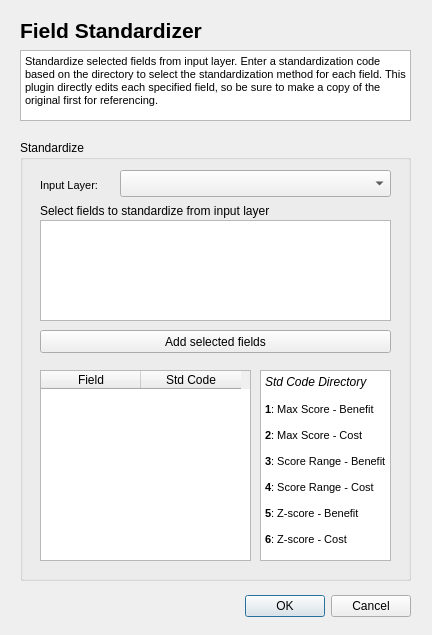
<?xml version="1.0" encoding="UTF-8"?>
<ui version="4.0">
 <class>FieldStandardizerDialogBase</class>
 <widget class="QDialog" name="FieldStandardizerDialogBase">
  <property name="geometry">
   <rect>
    <x>0</x>
    <y>0</y>
    <width>432</width>
    <height>635</height>
   </rect>
  </property>
  <property name="windowTitle">
   <string>Field Standardizer</string>
  </property>
  <widget class="QDialogButtonBox" name="button_box">
   <property name="geometry">
    <rect>
     <x>70</x>
     <y>590</y>
     <width>341</width>
     <height>32</height>
    </rect>
   </property>
   <property name="orientation">
    <enum>Qt::Horizontal</enum>
   </property>
   <property name="standardButtons">
    <set>QDialogButtonBox::Cancel|QDialogButtonBox::Ok</set>
   </property>
  </widget>
  <widget class="QLabel" name="title_label">
   <property name="geometry">
    <rect>
     <x>20</x>
     <y>10</y>
     <width>381</width>
     <height>41</height>
    </rect>
   </property>
   <property name="font">
    <font>
     <pointsize>16</pointsize>
     <weight>75</weight>
     <bold>true</bold>
    </font>
   </property>
   <property name="text">
    <string>Field Standardizer</string>
   </property>
  </widget>
  <widget class="QGroupBox" name="groupBox">
   <property name="geometry">
    <rect>
     <x>20</x>
     <y>140</y>
     <width>391</width>
     <height>441</height>
    </rect>
   </property>
   <property name="title">
    <string>Standardize</string>
   </property>
   <widget class="QListWidget" name="fieldSelector">
    <property name="geometry">
     <rect>
      <x>20</x>
      <y>80</y>
      <width>351</width>
      <height>101</height>
     </rect>
    </property>
   </widget>
   <widget class="QTableWidget" name="fieldTable">
    <property name="geometry">
     <rect>
      <x>20</x>
      <y>230</y>
      <width>211</width>
      <height>191</height>
     </rect>
    </property>
    <column>
     <property name="text">
      <string>Field</string>
     </property>
    </column>
    <column>
     <property name="text">
      <string>Std Code</string>
     </property>
    </column>
   </widget>
   <widget class="QPushButton" name="addFields">
    <property name="geometry">
     <rect>
      <x>20</x>
      <y>190</y>
      <width>351</width>
      <height>23</height>
     </rect>
    </property>
    <property name="text">
     <string>Add selected fields</string>
    </property>
   </widget>
   <widget class="QLabel" name="label">
    <property name="geometry">
     <rect>
      <x>20</x>
      <y>30</y>
      <width>81</width>
      <height>31</height>
     </rect>
    </property>
    <property name="font">
     <font>
      <pointsize>8</pointsize>
     </font>
    </property>
    <property name="text">
     <string>Input Layer:</string>
    </property>
   </widget>
   <widget class="QgsMapLayerComboBox" name="layerInput">
    <property name="geometry">
     <rect>
      <x>100</x>
      <y>30</y>
      <width>271</width>
      <height>27</height>
     </rect>
    </property>
   </widget>
   <widget class="QLabel" name="label_2">
    <property name="geometry">
     <rect>
      <x>20</x>
      <y>60</y>
      <width>231</width>
      <height>21</height>
     </rect>
    </property>
    <property name="text">
     <string>Select fields to standardize from input layer</string>
    </property>
   </widget>
   <widget class="QTextBrowser" name="textBrowser_2">
    <property name="geometry">
     <rect>
      <x>240</x>
      <y>230</y>
      <width>131</width>
      <height>191</height>
     </rect>
    </property>
    <property name="html">
     <string>&lt;!DOCTYPE HTML PUBLIC &quot;-//W3C//DTD HTML 4.0//EN&quot; &quot;http://www.w3.org/TR/REC-html40/strict.dtd&quot;&gt;
&lt;html&gt;&lt;head&gt;&lt;meta name=&quot;qrichtext&quot; content=&quot;1&quot; /&gt;&lt;style type=&quot;text/css&quot;&gt;
p, li { white-space: pre-wrap; }
&lt;/style&gt;&lt;/head&gt;&lt;body style=&quot; font-family:'MS Shell Dlg 2'; font-size:8.25pt; font-weight:400; font-style:normal;&quot;&gt;
&lt;p style=&quot; margin-top:0px; margin-bottom:0px; margin-left:0px; margin-right:0px; -qt-block-indent:0; text-indent:0px;&quot;&gt;&lt;span style=&quot; font-size:9pt; font-style:italic;&quot;&gt;Std Code Directory&lt;/span&gt;&lt;/p&gt;
&lt;p style=&quot;-qt-paragraph-type:empty; margin-top:0px; margin-bottom:0px; margin-left:0px; margin-right:0px; -qt-block-indent:0; text-indent:0px; font-size:9pt; font-style:italic;&quot;&gt;&lt;br /&gt;&lt;/p&gt;
&lt;p style=&quot; margin-top:0px; margin-bottom:0px; margin-left:0px; margin-right:0px; -qt-block-indent:0; text-indent:0px;&quot;&gt;&lt;span style=&quot; font-weight:600;&quot;&gt;1&lt;/span&gt;: Max Score - Benefit&lt;/p&gt;
&lt;p style=&quot;-qt-paragraph-type:empty; margin-top:0px; margin-bottom:0px; margin-left:0px; margin-right:0px; -qt-block-indent:0; text-indent:0px;&quot;&gt;&lt;br /&gt;&lt;/p&gt;
&lt;p style=&quot; margin-top:0px; margin-bottom:0px; margin-left:0px; margin-right:0px; -qt-block-indent:0; text-indent:0px;&quot;&gt;&lt;span style=&quot; font-weight:600;&quot;&gt;2&lt;/span&gt;: Max Score - Cost&lt;/p&gt;
&lt;p style=&quot;-qt-paragraph-type:empty; margin-top:0px; margin-bottom:0px; margin-left:0px; margin-right:0px; -qt-block-indent:0; text-indent:0px;&quot;&gt;&lt;br /&gt;&lt;/p&gt;
&lt;p style=&quot; margin-top:0px; margin-bottom:0px; margin-left:0px; margin-right:0px; -qt-block-indent:0; text-indent:0px;&quot;&gt;&lt;span style=&quot; font-weight:600;&quot;&gt;3&lt;/span&gt;: Score Range - Benefit&lt;/p&gt;
&lt;p style=&quot;-qt-paragraph-type:empty; margin-top:0px; margin-bottom:0px; margin-left:0px; margin-right:0px; -qt-block-indent:0; text-indent:0px;&quot;&gt;&lt;br /&gt;&lt;/p&gt;
&lt;p style=&quot; margin-top:0px; margin-bottom:0px; margin-left:0px; margin-right:0px; -qt-block-indent:0; text-indent:0px;&quot;&gt;&lt;span style=&quot; font-weight:600;&quot;&gt;4&lt;/span&gt;: Score Range - Cost&lt;/p&gt;
&lt;p style=&quot;-qt-paragraph-type:empty; margin-top:0px; margin-bottom:0px; margin-left:0px; margin-right:0px; -qt-block-indent:0; text-indent:0px;&quot;&gt;&lt;br /&gt;&lt;/p&gt;
&lt;p style=&quot; margin-top:0px; margin-bottom:0px; margin-left:0px; margin-right:0px; -qt-block-indent:0; text-indent:0px;&quot;&gt;&lt;span style=&quot; font-weight:600;&quot;&gt;5&lt;/span&gt;: Z-score - Benefit&lt;/p&gt;
&lt;p style=&quot;-qt-paragraph-type:empty; margin-top:0px; margin-bottom:0px; margin-left:0px; margin-right:0px; -qt-block-indent:0; text-indent:0px;&quot;&gt;&lt;br /&gt;&lt;/p&gt;
&lt;p style=&quot; margin-top:0px; margin-bottom:0px; margin-left:0px; margin-right:0px; -qt-block-indent:0; text-indent:0px;&quot;&gt;&lt;span style=&quot; font-weight:600;&quot;&gt;6&lt;/span&gt;: Z-score - Cost&lt;/p&gt;&lt;/body&gt;&lt;/html&gt;</string>
    </property>
   </widget>
  </widget>
  <widget class="QTextBrowser" name="textBrowser">
   <property name="geometry">
    <rect>
     <x>20</x>
     <y>50</y>
     <width>391</width>
     <height>71</height>
    </rect>
   </property>
   <property name="html">
    <string>&lt;!DOCTYPE HTML PUBLIC &quot;-//W3C//DTD HTML 4.0//EN&quot; &quot;http://www.w3.org/TR/REC-html40/strict.dtd&quot;&gt;
&lt;html&gt;&lt;head&gt;&lt;meta name=&quot;qrichtext&quot; content=&quot;1&quot; /&gt;&lt;style type=&quot;text/css&quot;&gt;
p, li { white-space: pre-wrap; }
&lt;/style&gt;&lt;/head&gt;&lt;body style=&quot; font-family:'MS Shell Dlg 2'; font-size:8.25pt; font-weight:400; font-style:normal;&quot;&gt;
&lt;p style=&quot; margin-top:0px; margin-bottom:0px; margin-left:0px; margin-right:0px; -qt-block-indent:0; text-indent:0px;&quot;&gt;Standardize selected fields from input layer. Enter a standardization code based on the directory to select the standardization method for each field. This plugin directly edits each specified field, so be sure to make a copy of the original first for referencing. &lt;/p&gt;&lt;/body&gt;&lt;/html&gt;</string>
   </property>
  </widget>
 </widget>
 <customwidgets>
  <customwidget>
   <class>QgsMapLayerComboBox</class>
   <extends>QComboBox</extends>
   <header>qgsmaplayercombobox.h</header>
  </customwidget>
 </customwidgets>
 <resources/>
 <connections>
  <connection>
   <sender>button_box</sender>
   <signal>accepted()</signal>
   <receiver>FieldStandardizerDialogBase</receiver>
   <slot>accept()</slot>
   <hints>
    <hint type="sourcelabel">
     <x>20</x>
     <y>20</y>
    </hint>
    <hint type="destinationlabel">
     <x>20</x>
     <y>20</y>
    </hint>
   </hints>
  </connection>
  <connection>
   <sender>button_box</sender>
   <signal>rejected()</signal>
   <receiver>FieldStandardizerDialogBase</receiver>
   <slot>reject()</slot>
   <hints>
    <hint type="sourcelabel">
     <x>20</x>
     <y>20</y>
    </hint>
    <hint type="destinationlabel">
     <x>20</x>
     <y>20</y>
    </hint>
   </hints>
  </connection>
 </connections>
</ui>
